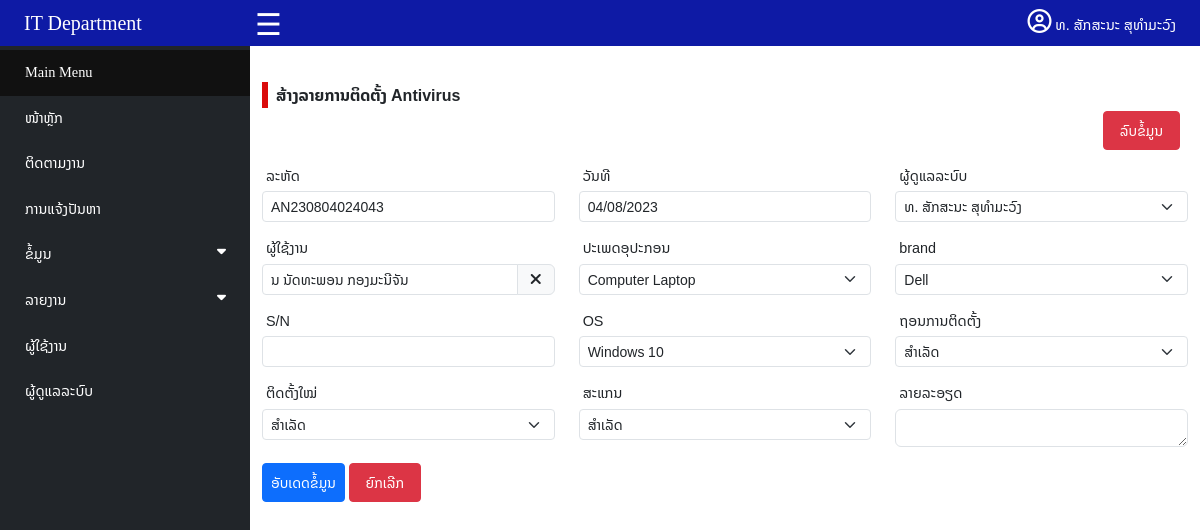
The page /antivirusfrmedit.php?antid=AN230804024043 (signed in) on the database its author committed.
### tables this page shows
CREATE TABLE `tbdataan` (
  `antid` varchar(20) NOT NULL,
  `antdate` datetime NOT NULL,
  `adminid` int(11) NOT NULL,
  `userid` int(11) NOT NULL,
  `device` varchar(50) NOT NULL,
  `brand` varchar(50) NOT NULL,
  `sn` varchar(50) NOT NULL,
  `os` varchar(50) NOT NULL,
  `uninstall` varchar(20) NOT NULL,
  `install` varchar(20) NOT NULL,
  `scan` varchar(20) NOT NULL,
  `detail` varchar(100) NOT NULL
);

CREATE TABLE `tbuser` (
  `userid` int(11) NOT NULL,
  `fullname` varchar(100) NOT NULL,
  `tel` varchar(15) NOT NULL,
  `position` varchar(80) NOT NULL,
  `partid` varchar(5) NOT NULL,
  `deid` varchar(5) NOT NULL,
  `officeid` varchar(10) NOT NULL,
  `status` varchar(10) NOT NULL,
  `username` varchar(50) NOT NULL,
  `password` varchar(20) NOT NULL
);

CREATE TABLE `tbbrand` (
  `bdid` int(11) NOT NULL,
  `bdname` varchar(50) NOT NULL
);

CREATE TABLE `tbos` (
  `osid` int(11) NOT NULL,
  `osname` varchar(50) NOT NULL
);

### antivirusfrmedit.php (the view, shortened to what this page needs)
<?php
if (isset($_SESSION['adminid']) && isset($_SESSION['adminname']) && isset($_SESSION['username'])) {
    if (isset($_GET['antid'])) {
        $antid = $_GET['antid'];
        require 'connect/connect.php';
        $sql = "SELECT tbdataan.antid,tbdataan.antdate,tbdataan.adminid,tbadmin.adminname,tbdataan.userid,tbuser.fullname,tbdataan.device, tbdataan.brand,tbdataan.sn,tbdataan.os,tbdataan.install,tbdataan.uninstall,tbdataan.scan,tbdataan.detail FROM tbdataan LEFT JOIN tbadmin ON tbdataan.adminid = tbadmin.adminid LEFT JOIN tbuser ON tbdataan.userid =tbuser.userid where antid='$antid'";
        $result = mysqli_query($con, $sql);
        $row = mysqli_fetch_assoc($result);
        $date = strtotime($row['antdate']);
        echo $newdate = date('d/m/Y', $date);
        $sqlb = "select * from tbbrand";
        $resultb = mysqli_query($con, $sqlb);
        $sqlos = "select * from tbos";
        $resultos = mysqli_query($con, $sqlos);
?>
        <!DOCTYPE html>
        <html lang="en">
        <head>
            <link href="https://cdn.jsdelivr.net/npm/bootstrap@5.3.0/dist/css/bootstrap.min.css" rel="stylesheet">
            <link rel="stylesheet" href="https://cdnjs.cloudflare.com/ajax/libs/font-awesome/6.4.0/css/all.min.css" />
            <link rel="stylesheet" href="https://cdn.jsdelivr.net/npm/flatpickr/dist/flatpickr.min.css">
            <link rel="stylesheet" href="css/style.css">
            <link rel="stylesheet" href="css/nav.css">
        </head>
        <body>
            <?php require 'navadmin.php';
            ?>
            <div style="padding-top: 45px;">
                <?php require 'menu.php' ?>
                <div id="main" class="contents">
                    <div class="container">
                        <div class="mt-3"><span class="px-2 fs-6" style="border-left:6px solid #da0b0b;font-weight:600;">ສ້າງລາຍການຕິດຕັ້ງ Antivirus</span></div>
                        <div class="text-end mt-1 me-2"><a onclick="checkdelete('<?php echo $antid ?>')" class="btn btn-danger btn-sm p-2 px-3">ລົບຂໍ້ມູນ</a></div>
                        <form name="myForm" action="form/antivirusedit.php" method="POST" class="" onsubmit="return validateForm()">
                            <div class="row">
                                <div class="col-12 col-sm-12 col-md-6 col-md-6 col-lg-4">
                                    <label class="mx-1 mt-3 mb-1">ລະຫັດ</label>
                                    <input name="antid" type="text" class="form-control form-control-sm" placeholder="" required value="<?php echo $antid ?>" readonly>
                                </div>
                                <div class="col-12 col-sm-12 col-md-6 col-md-6 col-lg-4">
                                    <label class="mx-1 mt-3 mb-1">ວັນທີ</label>
                                    <input id="dt" name="antdate" type="text" class="form-control form-control-sm" placeholder="" value="<?php echo $newdate ?>" required>
                                </div>
                                <div class="col-12 col-sm-12 col-md-6 col-md-6 col-lg-4">
                                    <label class="mx-1 mt-3 mb-1">ຜູ້ດູແລລະບົບ</label>
                                    <select name="adminid" class="form-select form-select-sm" id="">
                                        <option value="<?php echo $row['adminid'] ?>" selected><?php echo $row['adminname'] ?></option>
                                    </select>
                                </div>
                                <div class="col-12 col-sm-12 col-md-6 col-md-6 col-lg-4">
                                    <label class="mx-1 mt-3 mb-1">ຜູ້ໃຊ້ງານ</label>
                                    <div class="input-group">
                                        <input value="<?php echo $row['fullname'] ?>" id="fullname" data-bs-toggle="modal" data-bs-target="#myModal" name="fullname" type="text" class="form-control form-control-sm" placeholder="--ເລືອກ--" readonly onclick="closeerr()">
                                        <span class="input-group-text" onclick="clearuser()" style="cursor: pointer;"><i class="fa-solid fa-xmark"></i></span>
                                    </div>
                                </div>
                                <div class="col-12 col-sm-12 col-md-6 col-md-6 col-lg-4">
                                    <label class="mx-1 mt-3 mb-1">ປະເພດອຸປະກອນ</label>
                                    <select name="device" class="form-select form-select-sm" id="" class="required" onchange="cleardevice()">
                                        <option value="Computer Laptop" <?php if ($row['device'] == "Computer Laptop") echo "selected" ?>>Computer Laptop</option>
                                    </select>
                                </div>
                                <div class="col-12 col-sm-12 col-md-6 col-md-6 col-lg-4">
                                    <label class="mx-1 mt-3 mb-1">brand</label>
                                    <select class="form-select form-select-sm" name="brand" onchange="clearbrand()">
                                        <?php while ($rowb = mysqli_fetch_row($resultb)) { ?>
                                            <option value="<?php echo $rowb[1] ?>" <?php if ($rowb[1] == $row['brand']) echo "selected" ?>><?php echo $rowb[1] ?></option>
                                        <?php } ?>
                                    </select>
                                </div>
                                <div class="col-12 col-sm-12 col-md-6 col-md-6 col-lg-4">
                                    <label class="mx-1 mt-3 mb-1">S/N</label>
                                    <input id="sn" name="sn" type="text" class="form-control form-control-sm" placeholder="" value="<?php echo $row['sn'] ?>">
                                </div>
                                <div class="col-12 col-sm-12 col-md-6 col-md-6 col-lg-4">
                                    <label class="mx-1 mt-3 mb-1">OS</label>
                                    <select name="os" class="form-select form-select-sm" id="">
                                        <?php while ($rowos = mysqli_fetch_row($resultos)) { ?>
                                            <option value="<?php echo $rowos[1] ?>" <?php if ($rowos[1] == $row['os']) echo "selected" ?>><?php echo $rowos[1] ?></option>
                                        <?php } ?>
                                    </select>
                                </div>
                                <div class="col-12 col-sm-12 col-md-6 col-md-6 col-lg-4">
                                    <label class="mx-1 mt-3 mb-1">ຖອນການຕິດຕັ້ງ</label>
                                    <select name="uninstall" class="form-select form-select-sm" id="">
                                        <option value="ສຳເລັດ" <?php if ("ສຳເລັດ" == $row['uninstall']) echo "selected" ?>>ສຳເລັດ</option>
                                    </select>
                                </div>
                                <div class="col-12 col-sm-12 col-md-6 col-md-6 col-lg-4">
                                    <label class="mx-1 mt-3 mb-1">ຕິດຕັ້ງໃໝ່</label>
                                    <select name="install" class="form-select form-select-sm" id="">
                                        <option value="ສຳເລັດ" <?php if ("ສຳເລັດ" == $row['install']) echo "selected" ?>>ສຳເລັດ</option>
                                    </select>
                                </div>
                                <div class="col-12 col-sm-12 col-md-6 col-md-6 col-lg-4">
                                    <label class="mx-1 mt-3 mb-1">ສະແກນ</label>
                                    <select name="scan" class="form-select form-select-sm" id="">
                                        <option value="ສຳເລັດ" <?php if ("ສຳເລັດ" == $row['scan']) echo "selected" ?>>ສຳເລັດ</option>
                                    </select>
                                </div>
                                <div class="col-12 col-sm-12 col-md-6 col-md-6 col-lg-4">
                                    <label id="detail" class="mx-1 mt-3 mb-1">ລາຍລະອຽດ</label>
                                    <textarea class="form-control" name="detail" rows="1"><?php echo $row['detail'] ?></textarea>
                                </div>
                                <div class="mt-3">
                                    <input type="submit" class="btn btn-sm btn-primary py-2" data-bs-dismiss="modal" value="ອັບເດດຂໍ້ມູນ" />
                                    <a href="antivirusdashbroad.php" type="button" class="btn btn-sm btn-danger px-3 py-2">ຍົກເລີກ</a>
                                </div>
                            </div>
                        </form>
                    </div>
                </div>
            </div>
        </body>
        </html>
<?php
    } else {
        header("Location: antivirusdashbroad.php");
        exit();
    }
} else {
    header("Location: admin/adminlogin.php");
    exit();
}
?>

### css/style.css (style rules this page uses)
* { box-sizing: border-box; }
body { margin: 0; font-family: 'Noto Sans Lao', sans-serif; font-size: 0.9rem; }
a { text-decoration: none; }

### css/nav.css (style rules this page uses)
#main { transition: margin-left .5s; margin-left: 250px; }

### rows shown on the page
tbdataan: antdate "04/08/2023", adminid "ທ. ສັກສະນະ ສຸທຳມະວົງ", fullname "ນ ນັດທະພອນ ກອງມະນີຈັນ", device "Computer Laptop", brand "Dell", os "Windows 10", uninstall "ສຳເລັດ", install "ສຳເລັດ", scan "ສຳເລັດ"

### other values the page prints
$_SESSION['adminname'] "ທ. ສັກສະນະ ສຸທຳມະວົງ"
